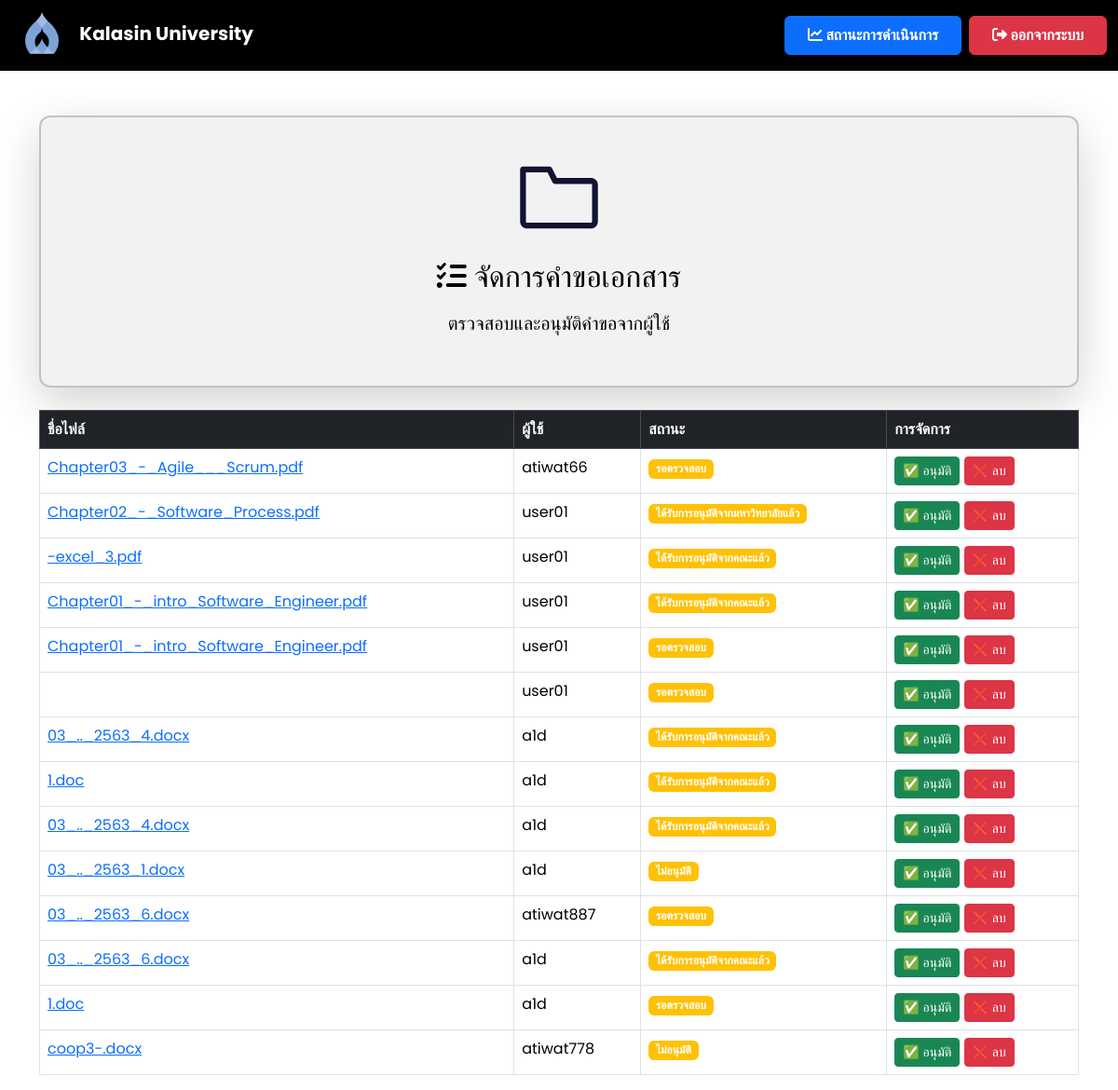
Page /manage_requests (signed in) on the committed database.
### models.py (models this page shows)
class File(db.Model):
    id = db.Column(db.Integer, primary_key=True)
    filename = db.Column(db.String(255), nullable=False)
    file_path = db.Column(db.String(255), nullable=True)
    status = db.Column(db.String(50), nullable=False, default="รอตรวจสอบ")
    comment = db.Column(db.Text, nullable=True)
    user_id = db.Column(db.Integer, db.ForeignKey('user.id'), nullable=False)
    upload_date = db.Column(db.DateTime, default=db.func.current_timestamp())
    review_date = db.Column(db.DateTime, nullable=True)
    approve_date = db.Column(db.DateTime, nullable=True)
    user = db.relationship('User', back_populates='files')

class User(db.Model):
    id = db.Column(db.Integer, primary_key=True)
    username = db.Column(db.String(100), nullable=False, unique=True)
    role = db.Column(db.String(50), nullable=False)
    faculty = db.Column(db.String(100), nullable=True)
    document_requests = db.relationship('DocumentRequest', back_populates='user', lazy=True)
    files = db.relationship('File', back_populates='user', lazy=True)  # ✅ เพิ่มตรงนี้

### app.py (the view)
@app.route('/manage_requests')
def manage_requests():
    if 'user_id' not in session or session.get('role') not in ['admin', 'admin_university']:
        flash("⚠️ กรุณาเข้าสู่ระบบก่อน!", "warning")
        return redirect(url_for('login'))  # ถ้าไม่ได้ login ให้กลับไปหน้า login
    files = File.query.all()
    response = make_response(render_template('manage_requests.html', files=files))
    response.headers['Cache-Control'] = 'no-store, no-cache, must-revalidate, max-age=0'
    response.headers['Pragma'] = 'no-cache'
    response.headers['Expires'] = '0'
    return response

### templates/manage_requests.html (shortened to what this page needs)
<!DOCTYPE html>
<html lang="th">
<head>
    <link href="https://cdn.jsdelivr.net/npm/bootstrap@5.3.3/dist/css/bootstrap.min.css" rel="stylesheet">
    <link rel="stylesheet" href="https://cdnjs.cloudflare.com/ajax/libs/font-awesome/6.4.2/css/all.min.css">
</head>
<body>
    <nav class="navbar navbar-expand-lg navbar-dark">
        <div class="container-fluid">
            <a class="navbar-brand ms-2" href="{{ url_for('faculty_dashboard') }}">
                <img src="{{ url_for('static', filename='images/Kalasin_University_Seal.svg.png') }}"
                     alt="Kalasin University Logo" style="height: 50px; margin-right: 10px;">
                <strong>Kalasin University</strong>
            </a>
            <div class="ms-auto d-flex">
                <a href="{{ url_for('status') }}" class="btn btn-primary fw-bold px-4 py-2 me-2">
                    <i class="fas fa-chart-line"></i> สถานะการดำเนินการ
                </a>
                <a href="{{ url_for('logout') }}" class="btn btn-danger fw-bold px-4 py-2">
                    <i class="fas fa-sign-out-alt"></i> ออกจากระบบ
                </a>
            </div>
        </div>
    </nav>
<div class="container mt-5 d-flex justify-content-center">
    <div class="card shadow-lg" style="width: 1500px;">
        <div class="card-body d-flex flex-column align-items-center text-center">
            <img src="static/images/diiodid.gif" alt="Document Management" class="img-fluid mb-3" style="width: 100px; height: 100px;">
            <div>
                <h2 class="mb-3"><i class="fas fa-tasks"></i> จัดการคำขอเอกสาร</h2>
                <p class="lead">ตรวจสอบและอนุมัติคำขอจากผู้ใช้</p>
            </div>
        </div>
    </div>
</div>
    <div class="container mt-4">
        <table class="table table-bordered mt-3">
            <thead class="table-dark">
                <tr>
                    <th>ชื่อไฟล์</th>
                    <th>ผู้ใช้</th>
                    <th>สถานะ</th>
                    <th>การจัดการ</th>
                </tr>
            </thead>
            <tbody>
                {% for file in files %}
                <tr>
                    <td>
                        <a href="{{ url_for('uploaded_file', filename=file.filename) }}" target="_blank">
                            {{ file.filename }}
                        </a>
                    </td>
                    <td>{{ file.user.username }}</td>
                    <td>
                        <span class="badge {% if file.status == 'อนุมัติแล้ว' %} bg-success {% else %} bg-warning {% endif %}">
                            {{ file.status }}
                        </span>
                    </td>
                    <td>
                        {% if file.status != 'อนุมัติแล้ว' %}
                        <a href="{{ url_for('approve_file', file_id=file.id) }}" class="btn btn-success btn-sm">
                            ✅ อนุมัติ
                        </a>
                        {% endif %}
                        <a href="{{ url_for('delete_file', file_id=file.id) }}" class="btn btn-danger btn-sm"
                           onclick="return confirm('คุณแน่ใจหรือไม่ว่าต้องการลบไฟล์นี้?');">
                            ❌ ลบ
                        </a>
                    </td>
                </tr>
                {% else %}
                <tr>
                    <td colspan="4" class="text-center text-muted">ยังไม่มีคำขอเอกสาร</td>
                </tr>
                {% endfor %}
            </tbody>
        </table>
    </div>
</body>
</html>

### templates/manage_requests.html (style rules this page uses)
body { font-family: 'Poppins', sans-serif; background: white; color: black; }
.navbar { background: #000000; backdrop-filter: blur(10px); }
.card { background: rgba(0, 0, 0, 0.05); color: black; border-radius: 12px; padding: 20px; border: 2px solid rgba(0, 0, 0, 0.2); box-shadow: 0 5px 15px rgba(0, 0, 0, 0.2); }

### rows in the picture
File: filename "Chapter03_-_Agile___Scrum.pdf", user.username "atiwat66", status "รอตรวจสอบ"
File: filename "Chapter02_-_Software_Process.pdf", user.username "user01", status "ได้รับการอนุมัติจากมหาวิทยาลัยแล้ว"
File: filename "-excel_3.pdf", user.username "user01", status "ได้รับการอนุมัติจากคณะแล้ว"
File: filename "Chapter01_-_intro_Software_Engineer.pdf", user.username "user01", status "ได้รับการอนุมัติจากคณะแล้ว"
File: filename "Chapter01_-_intro_Software_Engineer.pdf", user.username "user01", status "รอตรวจสอบ"
File: user.username "user01", status "รอตรวจสอบ"
File: filename "03_.._2563_4.docx", user.username "a1d", status "ได้รับการอนุมัติจากคณะแล้ว"
File: filename "1.doc", user.username "a1d", status "ได้รับการอนุมัติจากคณะแล้ว"
File: filename "03_.._2563_4.docx", user.username "a1d", status "ได้รับการอนุมัติจากคณะแล้ว"
File: filename "03_.._2563_1.docx", user.username "a1d", status "ไม่อนุมัติ"
File: filename "03_.._2563_6.docx", user.username "atiwat887", status "รอตรวจสอบ"
File: filename "03_.._2563_6.docx", user.username "a1d", status "ได้รับการอนุมัติจากคณะแล้ว"
File: filename "1.doc", user.username "a1d", status "รอตรวจสอบ"
File: filename "coop3-.docx", user.username "atiwat778", status "ไม่อนุมัติ"
